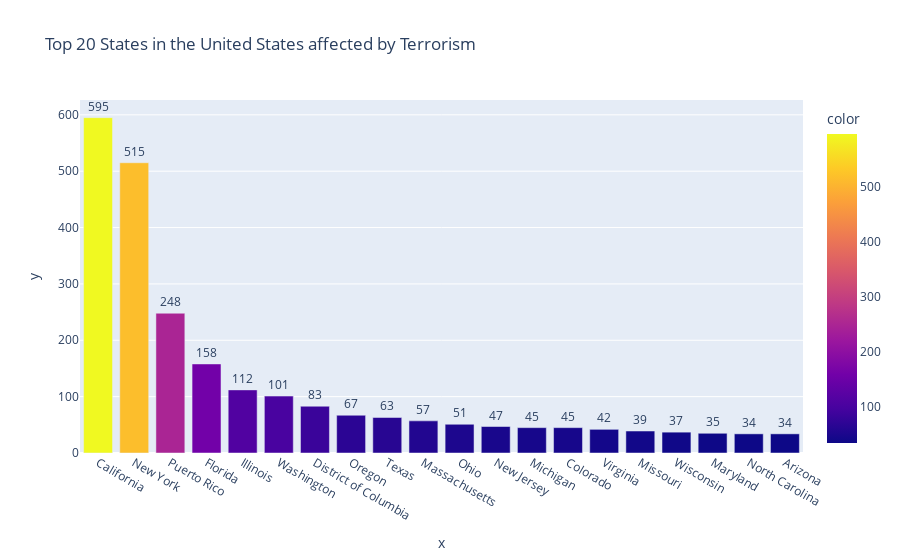

Notebook cell for this chart:
### Markdown cell above
### Analysis and Visualization by Country - United States

### Code cell
# Visualization for getting the insights of terrorist activities in India
killed_wounded_state_us = terrorism_data[terrorism_data['Country']=='United States']['State'].value_counts()[:20]
state_us = terrorism_data[terrorism_data['Country']=='United States']['State'].value_counts()[:20]

fig = px.bar(terrorism_data,
             x=killed_wounded_state_us.index,
             y=killed_wounded_state_us.values,
             title="Top 20 States in the United States affected by Terrorism",
             color=killed_wounded_state_us,
             text=state_us)
fig.update_traces(textfont_size=12,
                  textangle=0,
                  textposition="outside",
                  cliponaxis=False)
fig.show()

### Figure 1 — Plotly figure (JSON) as saved in the notebook; plotly's stock layout.template omitted (floating-point values rounded to 4 significant figures)
{"data": [{"alignmentgroup": "True", "cliponaxis": false, "hovertemplate": "x=%{x}<br>y=%{y}<br>text=%{text}<br>color=%{marker.color}<extra></extra>", "legendgroup": "", "marker": {"color": [595, 515, 248, 158, 112, 101, 83, 67, 63, 57, 51, 47, 45, 45, 42, 39, 37, 35, 34, 34], "coloraxis": "coloraxis", "pattern": {"shape": ""}}, "name": "", "offsetgroup": "", "orientation": "v", "showlegend": false, "text": ["595", "515", "248", "158", "112", "101", "83", "67", "63", "57", "51", "47", "45", "45", "42", "39", "37", "35", "34", "34"], "textangle": 0, "textfont": {"size": 12}, "textposition": "outside", "type": "bar", "x": ["California", "New York", "Puerto Rico", "Florida", "Illinois", "Washington", "District of Columbia", "Oregon", "Texas", "Massachusetts", "Ohio", "New Jersey", "Michigan", "Colorado", "Virginia", "Missouri", "Wisconsin", "Maryland", "North Carolina", "Arizona"], "xaxis": "x", "y": [595, 515, 248, 158, 112, 101, 83, 67, 63, 57, 51, 47, 45, 45, 42, 39, 37, 35, 34, 34], "yaxis": "y"}], "layout": {"barmode": "relative", "coloraxis": {"colorbar": {"title": {"text": "color"}}, "colorscale": [[0, "#0d0887"], [0.1111, "#46039f"], [0.2222, "#7201a8"], [0.3333, "#9c179e"], [0.4444, "#bd3786"], [0.5556, "#d8576b"], [0.6667, "#ed7953"], [0.7778, "#fb9f3a"], [0.8889, "#fdca26"], [1, "#f0f921"]]}, "legend": {"tracegroupgap": 0}, "title": {"text": "Top 20 States in the United States affected by Terrorism"}, "xaxis": {"anchor": "y", "domain": [0, 1], "title": {"text": "x"}}, "yaxis": {"anchor": "x", "domain": [0, 1], "title": {"text": "y"}}}}
